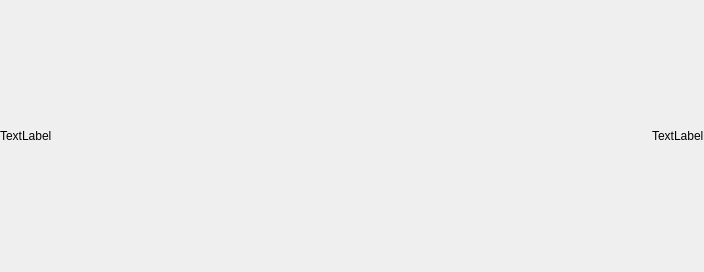
<?xml version="1.0" encoding="UTF-8"?>
<ui version="4.0">
 <class>C_SyvUpProgressLogEntry</class>
 <widget class="QWidget" name="C_SyvUpProgressLogEntry">
  <property name="geometry">
   <rect>
    <x>0</x>
    <y>0</y>
    <width>704</width>
    <height>272</height>
   </rect>
  </property>
  <property name="windowTitle">
   <string>Form</string>
  </property>
  <layout class="QHBoxLayout" name="horizontalLayout">
   <property name="spacing">
    <number>0</number>
   </property>
   <property name="leftMargin">
    <number>0</number>
   </property>
   <property name="topMargin">
    <number>0</number>
   </property>
   <property name="rightMargin">
    <number>0</number>
   </property>
   <property name="bottomMargin">
    <number>0</number>
   </property>
   <item>
    <widget class="stw_opensyde_gui_elements::C_OgeLabGroupItem" name="pc_LabelDescription">
     <property name="text">
      <string>TextLabel</string>
     </property>
    </widget>
   </item>
   <item>
    <spacer name="horizontalSpacer">
     <property name="orientation">
      <enum>Qt::Horizontal</enum>
     </property>
     <property name="sizeHint" stdset="0">
      <size>
       <width>607</width>
       <height>20</height>
      </size>
     </property>
    </spacer>
   </item>
   <item>
    <widget class="stw_opensyde_gui_elements::C_OgeLabGroupItem" name="pc_LabelStatus">
     <property name="text">
      <string>TextLabel</string>
     </property>
    </widget>
   </item>
  </layout>
 </widget>
 <customwidgets>
  <customwidget>
   <class>stw_opensyde_gui_elements::C_OgeLabGroupItem</class>
   <extends>QLabel</extends>
   <header>C_OgeLabGroupItem.h</header>
  </customwidget>
 </customwidgets>
 <resources/>
 <connections/>
</ui>
